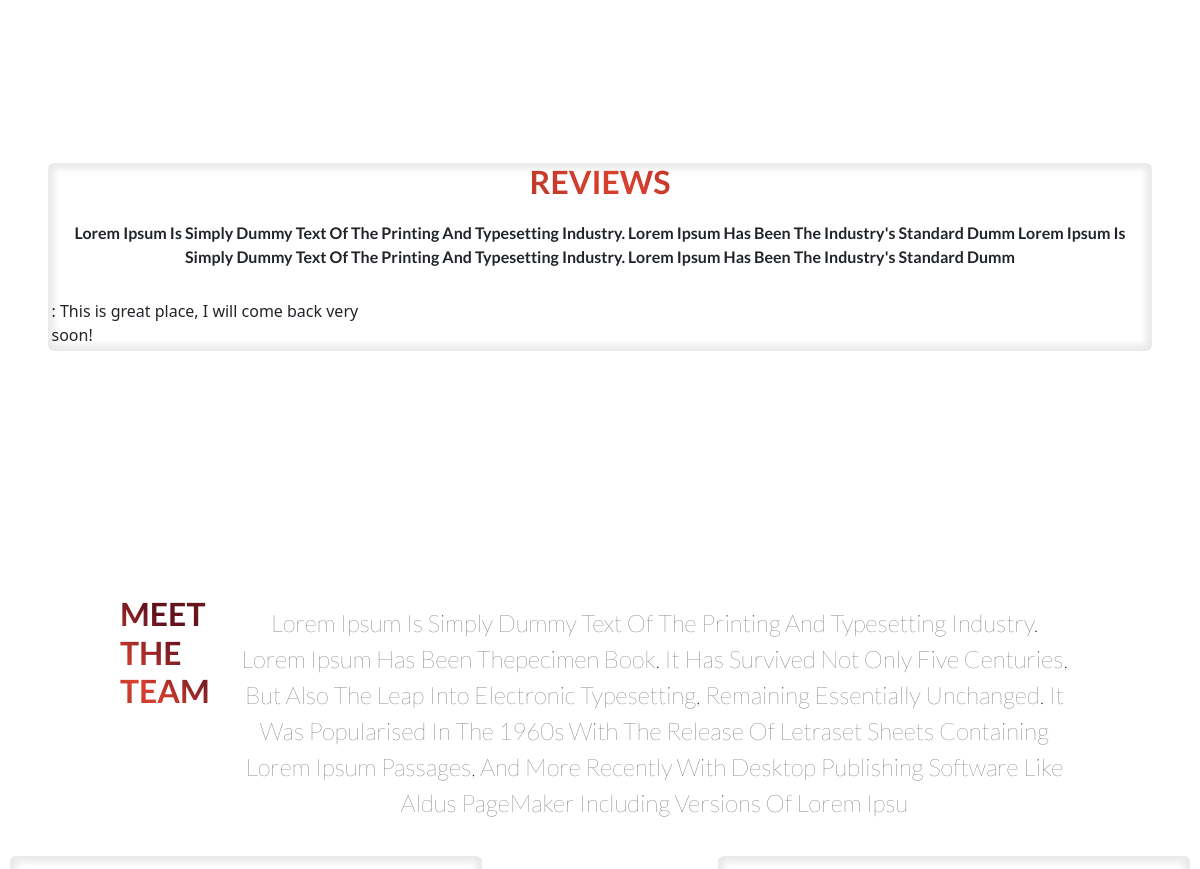
/ (middle part), run on an earlier commit of the app's database.
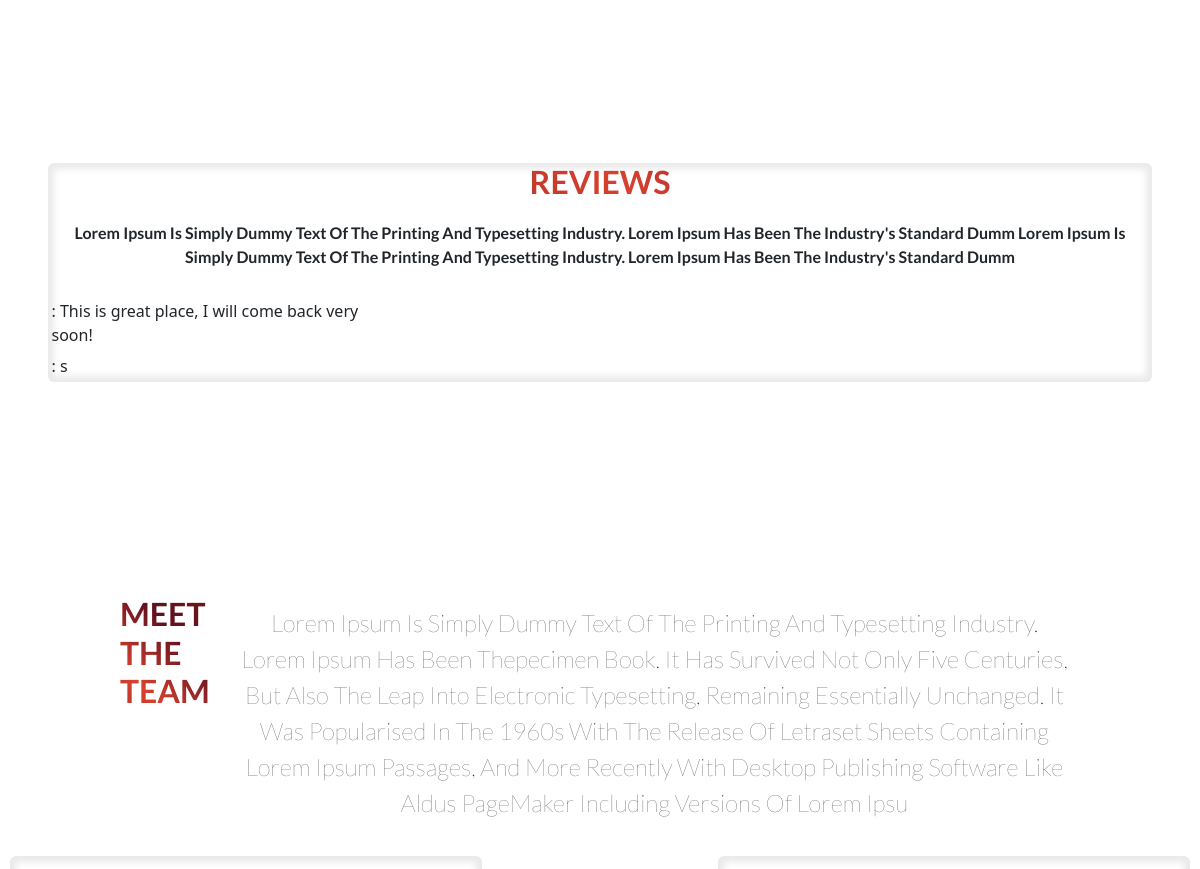
And on a later commit of the database.
### food/models.py (models this page shows, shortened)
class Itemm(models.Model):
    name = models.CharField(max_length=50, null=False, blank=False)
    done = models.BooleanField(null=False, blank=False, default=False)

### food/views.py (the view)
# urls.py: path('', views.index, name="index_page"),
def index(request):
    request.session.set_expiry(0)
    items = Itemm.objects.all()
    ctx = {'items': items}
    return render(request, "food/index.html", ctx)

### food/templates/food/index.html (shortened to what this page needs)
<!DOCTYPE html>
<html lang="en">
{% load static %}
<head>
    <link href="https://cdn.jsdelivr.net/npm/bootstrap@5.3.0-alpha1/dist/css/bootstrap.min.css" rel="stylesheet">
    <link rel="stylesheet" href="https://cdnjs.cloudflare.com/ajax/libs/font-awesome/6.1.2/css/all.min.css">
    <link rel="stylesheet" href="{% static 'css/main.css' %}">
    <link rel="stylesheet2" href="{% static 'css/colors.css' %}">
</head>
<body>
  <div class="about-preview">
</div>
<section class="review-section">
    <div class="review">
        <div class="review-content">
        <h2>reviews </h2>
        <p class="review-p">lorem Ipsum is simply dummy text of the printing and typesetting industry. Lorem Ipsum has been the industry's standard dumm
            lorem Ipsum is simply dummy text of the printing and typesetting industry. Lorem Ipsum has been the industry's standard dumm
        </p>
        <div class="crud">
            <table>
    {% for itemm in items %}
    <tr>
        <td>{{ user.username }} : {{ itemm.name }}</td>
    </tr>
    {% empty %}
    <tr>
        <td>No reviews yet</td>
    </tr>
    {% endfor %}
</table>
        </div>
    </div>
</div>
</section>
<section class="team-section">
    <div class="experience-info">
        <h2>meet the team</h2>
        <p>Lorem Ipsum is simply dummy text of the printing and typesetting industry. Lorem Ipsum has been thepecimen book. It has survived not only five centuries, but also the leap into electronic typesetting, remaining essentially unchanged. It was popularised in the 1960s with the release of Letraset sheets containing Lorem Ipsum passages, and more recently with desktop publishing software like Aldus PageMaker including versions of Lorem Ipsu</p>
    </div>
    <div class="experience-container">
        <div class="menu-card">
        </div>
        <div class="menu-card">
        </div>
    </div>
</section>
</body>
</html>

What changed in the data, as far as the page shows it:
added Itemm: name "s"
